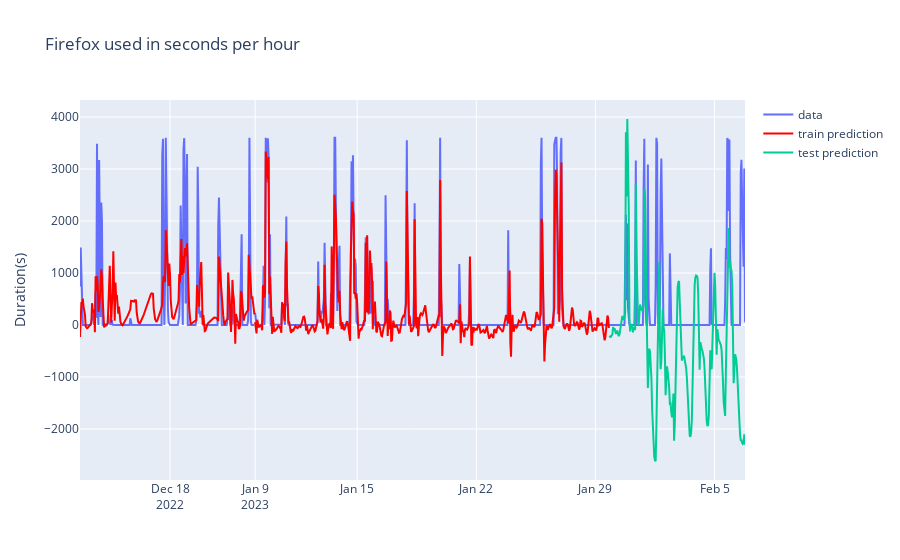

This figure's notebook cell:
### Code cell
plot_prediction(df_1, train_pred, test_pred, n_steps, start, end)

### Figure 1 — Plotly figure (JSON) as saved in the notebook; plotly's stock layout.template omitted (floating-point values rounded to 4 significant figures; data arrays with more than 128 entries replaced by an {"elided": "..."} marker saying what was removed)
{"data": [{"name": "data", "type": "scatter", "x": {"elided": "962 str values"}, "y": {"elided": "962 float values"}}, {"line": {"color": "red"}, "name": "train prediction", "type": "scatter", "x": {"elided": "770 str values"}, "y": {"elided": "770 float values"}}, {"line": {"color": "red"}, "name": "train prediction", "showlegend": false, "type": "scatter", "x": [], "y": []}, {"line": {"color": "#00CC96"}, "name": "test prediction", "type": "scatter", "x": {"elided": "192 str values"}, "y": {"elided": "192 float values"}}], "layout": {"title": {"text": "Firefox used in seconds per hour"}, "xaxis": {"rangebreaks": [{"values": ["2022-12-23T00:00:00", "2022-12-24T00:00:00", "2022-12-25T00:00:00", "2022-12-26T00:00:00", "2022-12-27T00:00:00", "2022-12-28T00:00:00", "2022-12-29T00:00:00", "2022-12-30T00:00:00", "2022-12-31T00:00:00", "2023-01-01T00:00:00", "2023-01-02T00:00:00", "2023-01-03T00:00:00", "2023-01-04T00:00:00", "2023-01-05T00:00:00", "2023-01-06T00:00:00", "2023-01-07T00:00:00", "2023-01-08T00:00:00"]}]}, "yaxis": {"title": {"text": "Duration(s)"}}}}
